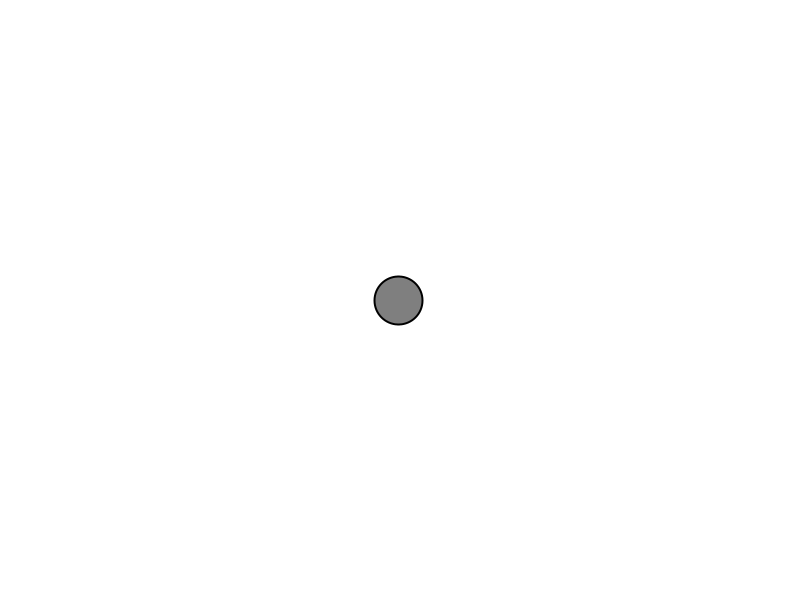
Frame 1 (no input)
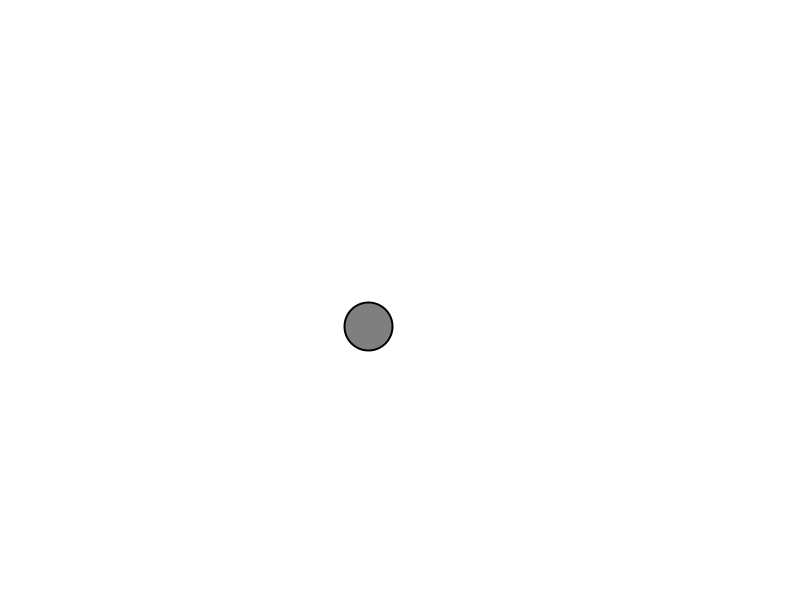
Frame 60 (the mouse pressed at the canvas centre just before this capture)
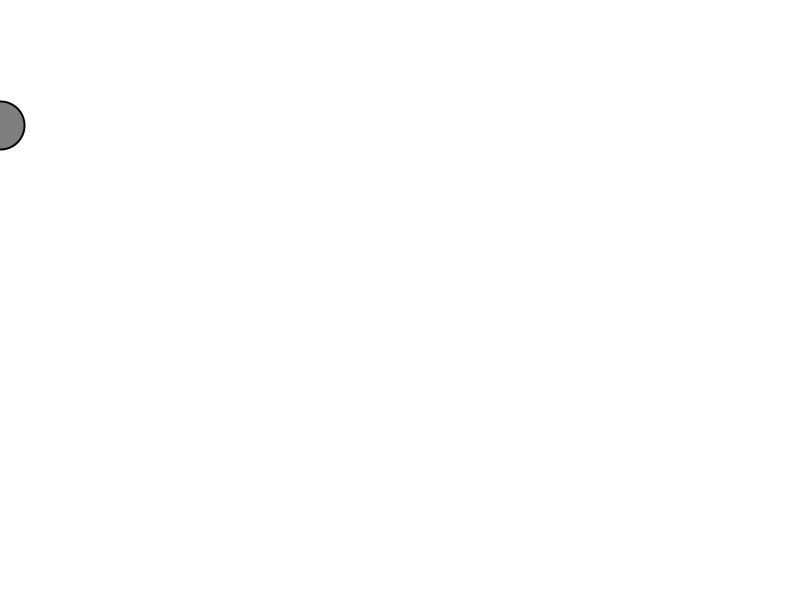
Frame 120 (the mouse held since frame 60 and released just before this capture)

The Processing sketch that drew these frames (run headless with seeded random() and noise(); from frame 60 on, the mouse is pressed at the canvas centre):

// Processing sketch: vector_random_acceleration
// ── vector_random_acceleration.pde
Mover mover;

void setup() {
  size(800, 600);
  mover = new Mover();
}

void draw() {
  background(255);

  mover.update();
  mover.checkEdges();
  mover.display();
}  

class Mover {

  PVector location;
  PVector velocity;
  PVector acceleration;
  float topspeed;

  Mover() {
    location = new PVector(width/2, height/2);
    velocity = new PVector(0, 0);
    topspeed = 10;
  }

  void update() {
    acceleration = PVector.random2D();
    acceleration.mult(random(2));
    velocity.add(acceleration);
    velocity.limit(topspeed);
    location.add(velocity);
  }

  void display() {
    stroke(0);
    strokeWeight(2);
    fill(127);
    ellipse(location.x, location.y, 48, 48);
  }

  void checkEdges() {

    if (location.x > width) {
      location.x = 0;
    } else if (location.x < 0) {
      location.x = width;
    }

    if (location.y > height) {
      location.y = 0;
    } else if (location.y < 0) {
      location.y = height;
    }
  }
}
